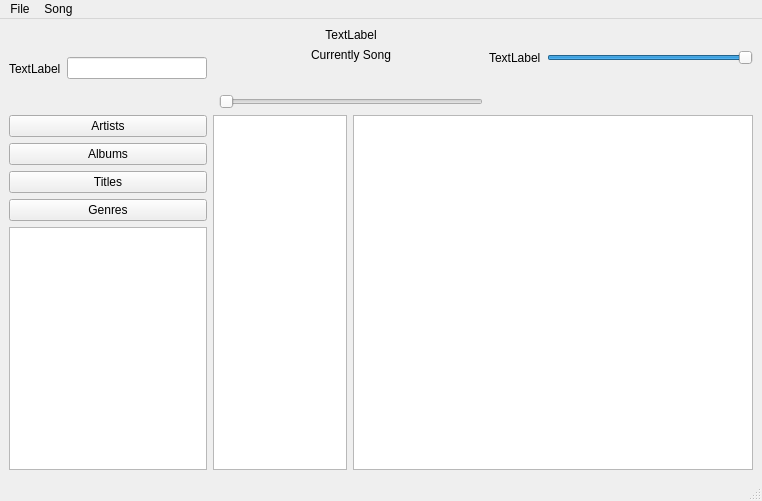
<?xml version="1.0" encoding="UTF-8"?>
<ui version="4.0">
 <class>MainWindow</class>
 <widget class="QMainWindow" name="MainWindow">
  <property name="geometry">
   <rect>
    <x>0</x>
    <y>0</y>
    <width>762</width>
    <height>501</height>
   </rect>
  </property>
  <property name="windowTitle">
   <string>MainWindow</string>
  </property>
  <widget class="QWidget" name="centralwidget">
   <layout class="QGridLayout" name="gridLayout">
    <item row="0" column="3" rowspan="3">
     <layout class="QHBoxLayout" name="horizontalLayout_9">
      <item>
       <widget class="QLabel" name="volume">
        <property name="text">
         <string>TextLabel</string>
        </property>
       </widget>
      </item>
      <item>
       <widget class="QSlider" name="sldr_volume">
        <property name="maximumSize">
         <size>
          <width>16777</width>
          <height>16777215</height>
         </size>
        </property>
        <property name="value">
         <number>99</number>
        </property>
        <property name="orientation">
         <enum>Qt::Horizontal</enum>
        </property>
       </widget>
      </item>
     </layout>
    </item>
    <item row="4" column="1" colspan="3">
     <layout class="QHBoxLayout" name="horizontalLayout">
      <item>
       <widget class="QTableView" name="artists_tableView">
        <property name="minimumSize">
         <size>
          <width>100</width>
          <height>0</height>
         </size>
        </property>
        <property name="maximumSize">
         <size>
          <width>250</width>
          <height>16777215</height>
         </size>
        </property>
        <property name="autoFillBackground">
         <bool>false</bool>
        </property>
        <property name="dragDropMode">
         <enum>QAbstractItemView::DragDrop</enum>
        </property>
        <property name="alternatingRowColors">
         <bool>true</bool>
        </property>
        <property name="showGrid">
         <bool>true</bool>
        </property>
        <property name="gridStyle">
         <enum>Qt::DashLine</enum>
        </property>
        <property name="sortingEnabled">
         <bool>true</bool>
        </property>
        <attribute name="horizontalHeaderCascadingSectionResizes">
         <bool>true</bool>
        </attribute>
        <attribute name="horizontalHeaderStretchLastSection">
         <bool>true</bool>
        </attribute>
       </widget>
      </item>
      <item>
       <widget class="QTableView" name="songs_tableView">
        <property name="minimumSize">
         <size>
          <width>400</width>
          <height>0</height>
         </size>
        </property>
        <property name="maximumSize">
         <size>
          <width>16777215</width>
          <height>16777215</height>
         </size>
        </property>
        <property name="alternatingRowColors">
         <bool>true</bool>
        </property>
        <property name="selectionMode">
         <enum>QAbstractItemView::ExtendedSelection</enum>
        </property>
        <property name="selectionBehavior">
         <enum>QAbstractItemView::SelectRows</enum>
        </property>
        <property name="gridStyle">
         <enum>Qt::DashLine</enum>
        </property>
        <attribute name="horizontalHeaderCascadingSectionResizes">
         <bool>true</bool>
        </attribute>
        <attribute name="horizontalHeaderStretchLastSection">
         <bool>true</bool>
        </attribute>
       </widget>
      </item>
     </layout>
    </item>
    <item row="3" column="3">
     <layout class="QHBoxLayout" name="horizontalLayout_3"/>
    </item>
    <item row="2" column="2">
     <layout class="QHBoxLayout" name="horizontalLayout_6">
      <item>
       <widget class="QPushButton" name="btn_back">
        <property name="styleSheet">
         <string notr="true">#btn_back {
background-color: transparent;
image: url(:img/backwards.png);
background: none;
border: none;
background-repeat: none;
max-width: 20px;
max-height: 20px;
min-width: 20px;
min-height: 20px;
}</string>
        </property>
        <property name="text">
         <string/>
        </property>
       </widget>
      </item>
      <item>
       <widget class="QPushButton" name="btn_play">
        <property name="styleSheet">
         <string notr="true">#btn_play{
background-color: transparent;
/*image: url(:img/Play.png);*/
background: none;
border: none;
background-repeat: no-repeat;
max-width: 20px;
max-height: 20px;
min-width: 20px;
min-height: 20px;
}</string>
        </property>
        <property name="text">
         <string/>
        </property>
       </widget>
      </item>
      <item>
       <widget class="QPushButton" name="btn_for">
        <property name="styleSheet">
         <string notr="true">#btn_for{
background-color: transparent;
image: url(:img/forwards.png);
background: none;
border: none;
background-repeat: none;
max-width: 20px;
max-height: 20px;
min-width: 20px;
min-height: 20px;
}</string>
        </property>
        <property name="text">
         <string/>
        </property>
       </widget>
      </item>
     </layout>
    </item>
    <item row="4" column="0">
     <layout class="QVBoxLayout" name="verticalLayout">
      <item>
       <layout class="QVBoxLayout" name="verticalLayout_2">
        <item>
         <widget class="QPushButton" name="pushButton_4">
          <property name="text">
           <string>Artists</string>
          </property>
         </widget>
        </item>
        <item>
         <widget class="QPushButton" name="pushButton_3">
          <property name="text">
           <string>Albums</string>
          </property>
         </widget>
        </item>
        <item>
         <widget class="QPushButton" name="pushButton">
          <property name="text">
           <string>Titles</string>
          </property>
         </widget>
        </item>
        <item>
         <widget class="QPushButton" name="pushButton_2">
          <property name="text">
           <string>Genres</string>
          </property>
         </widget>
        </item>
       </layout>
      </item>
      <item>
       <widget class="QTreeView" name="playlist_treeView"/>
      </item>
     </layout>
    </item>
    <item row="3" column="2">
     <layout class="QHBoxLayout" name="horizontalLayout_7">
      <item>
       <widget class="QSlider" name="sldr_progress">
        <property name="orientation">
         <enum>Qt::Horizontal</enum>
        </property>
       </widget>
      </item>
     </layout>
    </item>
    <item row="0" column="2">
     <layout class="QHBoxLayout" name="horizontalLayout_5">
      <item>
       <widget class="QLabel" name="logo">
        <property name="text">
         <string>TextLabel</string>
        </property>
        <property name="alignment">
         <set>Qt::AlignCenter</set>
        </property>
       </widget>
      </item>
     </layout>
    </item>
    <item row="1" column="2">
     <layout class="QHBoxLayout" name="horizontalLayout_8">
      <item>
       <widget class="QLabel" name="label_5">
        <property name="text">
         <string>Currently Song</string>
        </property>
        <property name="alignment">
         <set>Qt::AlignCenter</set>
        </property>
       </widget>
      </item>
     </layout>
    </item>
    <item row="0" column="0" rowspan="4">
     <layout class="QHBoxLayout" name="horizontalLayout_4">
      <item>
       <widget class="QLabel" name="lupe">
        <property name="text">
         <string>TextLabel</string>
        </property>
       </widget>
      </item>
      <item>
       <widget class="QLineEdit" name="lineEdit_2"/>
      </item>
     </layout>
    </item>
   </layout>
  </widget>
  <widget class="QMenuBar" name="menubar">
   <property name="geometry">
    <rect>
     <x>0</x>
     <y>0</y>
     <width>762</width>
     <height>20</height>
    </rect>
   </property>
   <widget class="QMenu" name="menuFile">
    <property name="title">
     <string>File</string>
    </property>
    <addaction name="actionOpen"/>
    <addaction name="actionExit"/>
   </widget>
   <widget class="QMenu" name="menuItem">
    <property name="title">
     <string>Song</string>
    </property>
    <addaction name="actionPlay"/>
    <addaction name="actionPlay_Next"/>
    <addaction name="separator"/>
    <addaction name="actionEdit_Song"/>
    <addaction name="actionRemove_Song"/>
   </widget>
   <addaction name="menuFile"/>
   <addaction name="menuItem"/>
  </widget>
  <widget class="QStatusBar" name="statusbar"/>
  <action name="actionExit">
   <property name="checkable">
    <bool>true</bool>
   </property>
   <property name="text">
    <string>Exit</string>
   </property>
   <property name="shortcut">
    <string>Ctrl+Q</string>
   </property>
  </action>
  <action name="actionOpen">
   <property name="text">
    <string>Open...</string>
   </property>
  </action>
  <action name="actionEdit_Song">
   <property name="text">
    <string>Edit Song...</string>
   </property>
  </action>
  <action name="actionPlay">
   <property name="text">
    <string>Play</string>
   </property>
  </action>
  <action name="actionPlay_Next">
   <property name="text">
    <string>Play Next</string>
   </property>
  </action>
  <action name="actionRemove_Song">
   <property name="text">
    <string>Remove Song</string>
   </property>
  </action>
 </widget>
 <resources/>
 <connections>
  <connection>
   <sender>actionExit</sender>
   <signal>triggered()</signal>
   <receiver>MainWindow</receiver>
   <slot>close()</slot>
   <hints>
    <hint type="sourcelabel">
     <x>-1</x>
     <y>-1</y>
    </hint>
    <hint type="destinationlabel">
     <x>380</x>
     <y>196</y>
    </hint>
   </hints>
  </connection>
 </connections>
</ui>
